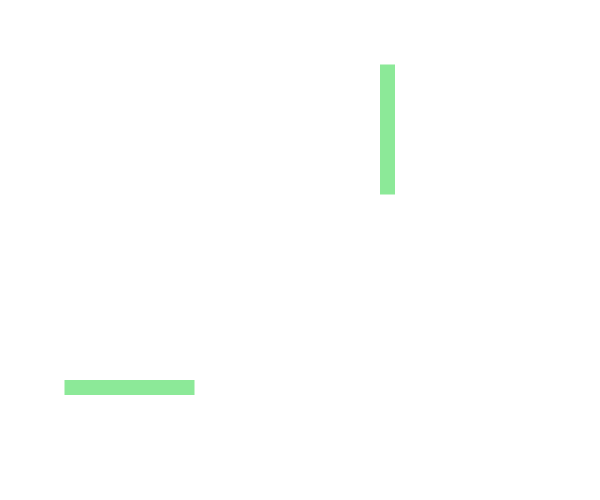
Frame 1 (no input)
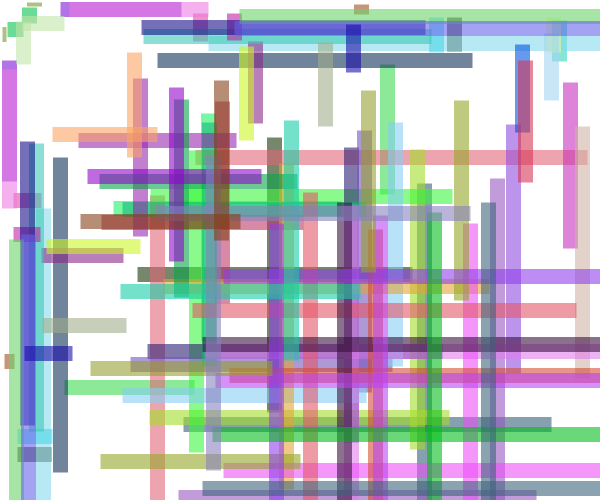
Frame 60 (the mouse pressed at the canvas centre just before this capture)
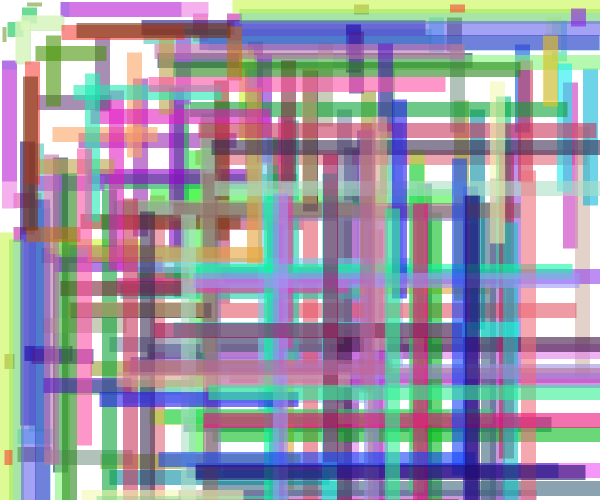
Frame 120 (the mouse held since frame 60 and released just before this capture)

The Processing sketch that drew these frames (run headless with seeded random() and noise(); from frame 60 on, the mouse is pressed at the canvas centre):

// Processing sketch: processing_12763
// ── processing_12763.pde

// Assignment #2
// Name: Meagan Neal
// E-mail: mneal@brynmawr.edu
// Date: September 23,2010


void setup() {
  size(600,500);
  background(255);
  smooth();
  frameRate(15);
}
void draw() {
  float x, y, w, h;
     x= random(width);
     y= random(height);
     w= random(0,0);
     h= random(0,30);
  drawLine(x, y, w, h);
}

void drawLine(float x, float y, float w, float h) {
  strokeWeight(15);
  stroke(random(255), random(255), random(255), 150);
  ellipse(x,y,w,y);
  ellipse(y,x,y,w);
    
  
  }
  
  void mousePressed() {
    background(255);
    
  }
